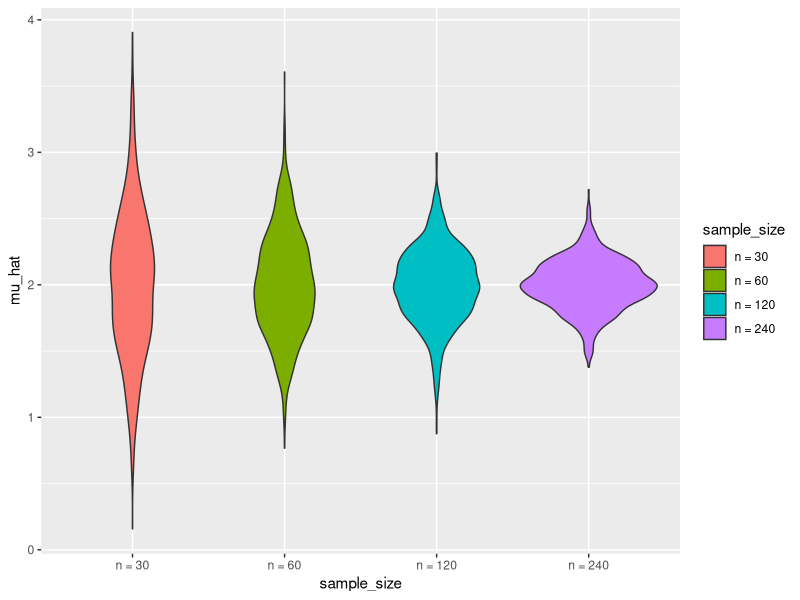

The R source for this figure:
sim_mean_sd = function(n, mu = 2, sigma = 3) {
  
  sim_data = tibble(
    x = rnorm(n, mean = mu, sd = sigma),
  )
  
  sim_data %>% 
    summarize(
      mu_hat = mean(x),
      sigma_hat = sd(x)
    )
}

####
####

library(tidyverse)

sim_results = 
  tibble(sample_size = c(30, 60, 120, 240)) %>% 
  mutate(
    output_lists = map(.x = sample_size, ~rerun(1000, sim_mean_sd(n = .x))),
    estimate_dfs = map(output_lists, bind_rows)) %>% 
  select(-output_lists) %>% 
  unnest(estimate_dfs)

sim_results %>% 
  mutate(
    sample_size = str_c("n = ", sample_size),
    sample_size = fct_inorder(sample_size)) %>% 
  ggplot(aes(x = sample_size, y = mu_hat, fill = sample_size)) + 
  geom_violin()




